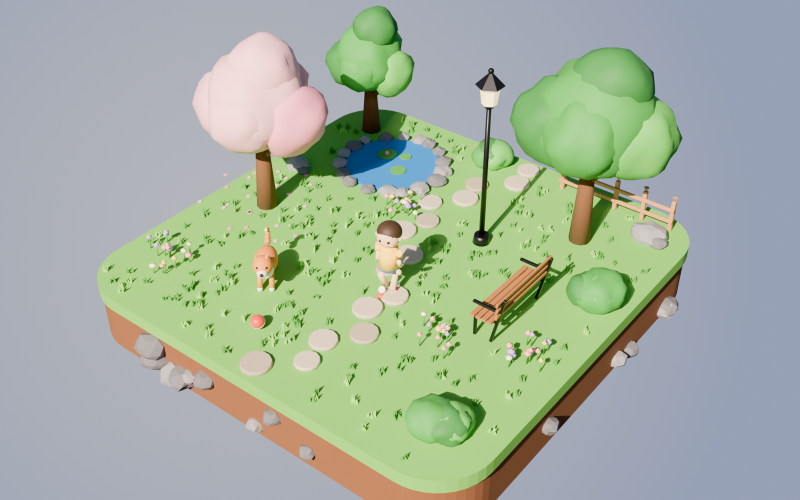
#> input picture assets/scenes/park.png, 1600 x 1000 px, found by its file name (shown at 1/2 size)
$ python build.py
#> lines starting #> are read from the running program, lines starting #| are printed output that depends on the picture
"""アプリのアイコン（1024x1024、透過なし）を、公園のシーンの画像から作る。

    blender --background --factory-startup --python scripts/app-icon/render_park.py   # 透過の公園を描く
    uv run --with pillow python3 scripts/app-icon/build.py

render_park.py が描いた scripts/app-icon/build/park.png（背景が透過。build/ は commit しない）を切り抜き、テーマの色（Theme.accentSoft → 白）の
グラデーションの上に置いて、ios/NG2622/Assets.xcassets/AppIcon.appiconset/AppIcon.png に書く。
App Store のアイコンは透過を許さないので RGB で保存する。角の丸めは iOS が行うので付けない。
"""

from pathlib import Path

from PIL import Image

ROOT = Path(__file__).resolve().parents[2]
SRC = ROOT / "scripts/app-icon/build/park.png"
OUT = ROOT / "ios/NG2622/Assets.xcassets/AppIcon.appiconset/AppIcon.png"

SIZE = 1024
# 上から下へのグラデーション（Theme.accentSoft の薄紫 → Theme.background に近い白）
TOP = (0xD9, 0xD9, 0xFA)
BOTTOM = (0xF7, 0xF7, 0xFB)
# 場面がアイコンの幅に占める割合（iOS の角丸で端が切れないよう余白を残す）
SCENE_WIDTH = 0.86


def gradient() -> Image.Image:
    img = Image.new("RGB", (SIZE, SIZE))
    px = img.load()
    for y in range(SIZE):
        t = y / (SIZE - 1)
        c = tuple(round(a + (b - a) * t) for a, b in zip(TOP, BOTTOM))
        for x in range(SIZE):
            px[x, y] = c
    return img


def main() -> None:
    scene = Image.open(SRC).convert("RGBA")
#> scene is the input picture: PIL image 1600x1000 RGBA; mean R, G, B, A 163.8, 176, 159.2, 255
    scene = scene.crop(scene.getchannel("A").getbbox())
    w = round(SIZE * SCENE_WIDTH)
    h = round(scene.height * w / scene.width)
#> h = 551
    scene = scene.resize((w, h), Image.LANCZOS)
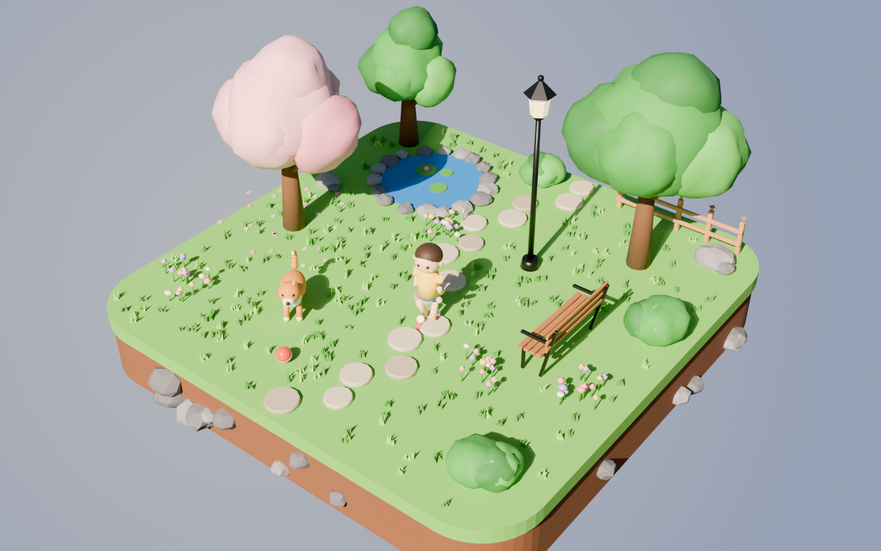
#> scene: PIL image 881x551 RGBA; mean R, G, B, A 163.8, 176, 159.2, 255

    icon = gradient()
#> in gradient, `img = Image.new("RGB", (SIZE, SIZE))`: img: PIL image 1024x1024 RGB; every value is 0
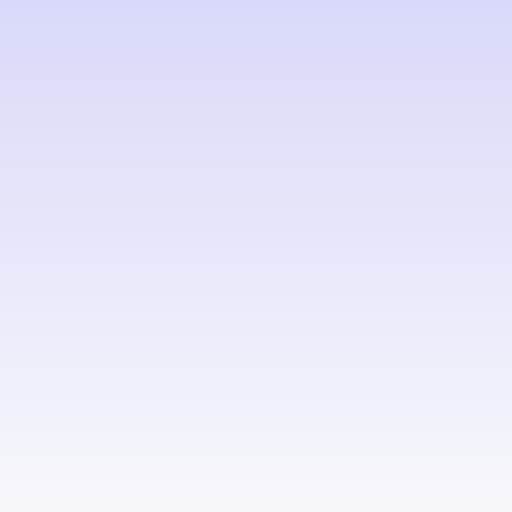
#> icon: PIL image 1024x1024 RGB (shown at 1/2 size); mean R, G, B 232, 232, 250.5
    # 見た目の重心が少し下がるので、わずかに上へ寄せる
    icon.paste(scene, ((SIZE - w) // 2, (SIZE - h) // 2 - SIZE // 40), scene)
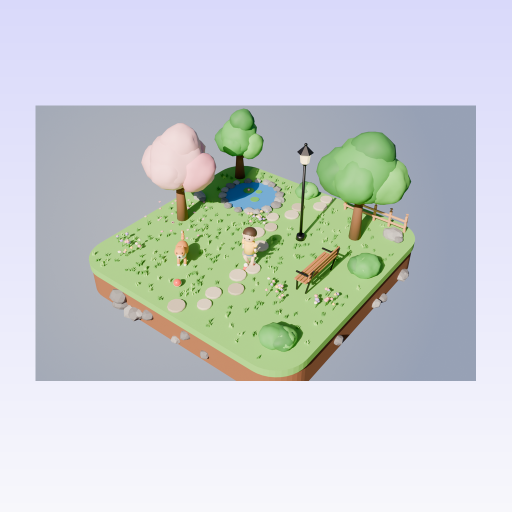
#> icon: PIL image 1024x1024 RGB (shown at 1/2 size); mean R, G, B 200.8, 206.4, 208.3
    OUT.parent.mkdir(parents=True, exist_ok=True)
    icon.save(OUT, "PNG")
    print(f"wrote {OUT.relative_to(ROOT)} ({SIZE}x{SIZE})")


if __name__ == "__main__":
    main()

$ run again, with assets/scenes/beach.png copied over assets/scenes/park.png
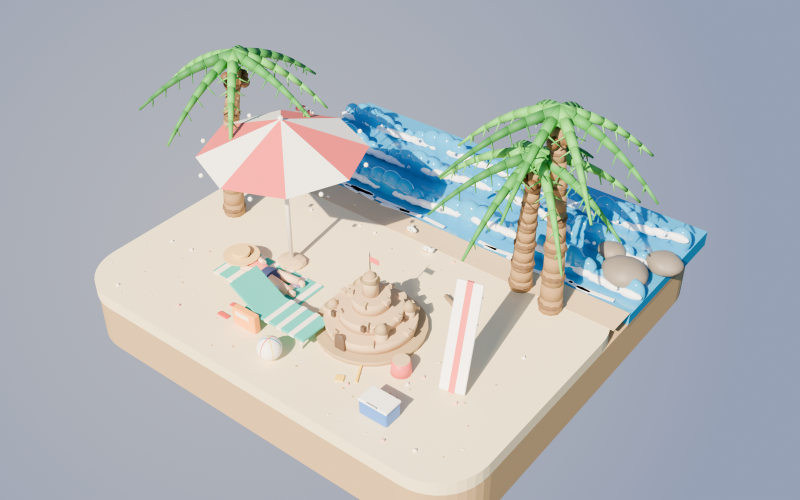
#> input picture assets/scenes/beach.png, 1600 x 1000 px, found by its file name (shown at 1/2 size)
#> in main, scene is the input picture: PIL image 1600x1000 RGBA; mean R, G, B, A 177.8, 181.6, 183.7, 255
#> in main, `scene = scene.resize((w, h), Image.LANCZOS)`:
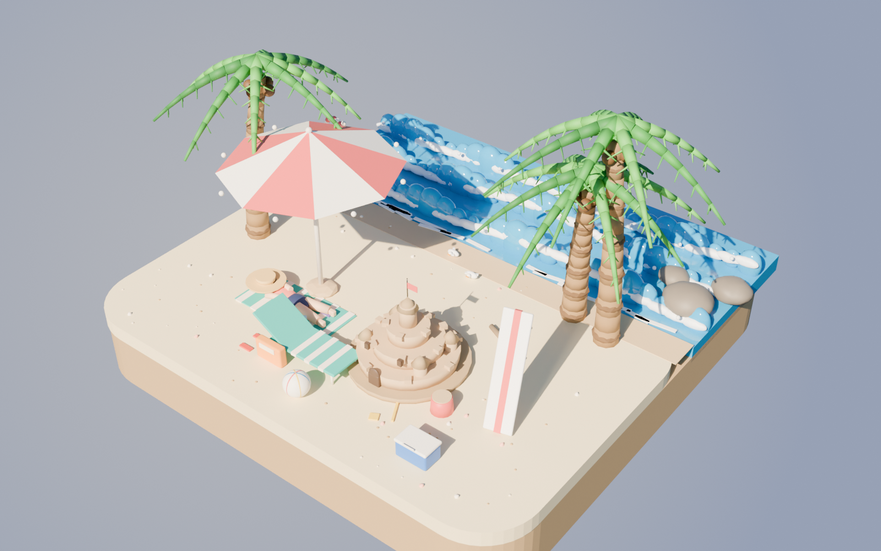
#> scene: PIL image 881x551 RGBA; mean R, G, B, A 177.8, 181.6, 183.7, 255
#> img: PIL image 1024x1024 RGB; every value is 0
#> in main, `icon.paste(scene, ((SIZE - w) // 2, (SIZE - h) // 2 - SIZE // 40), sce..`:
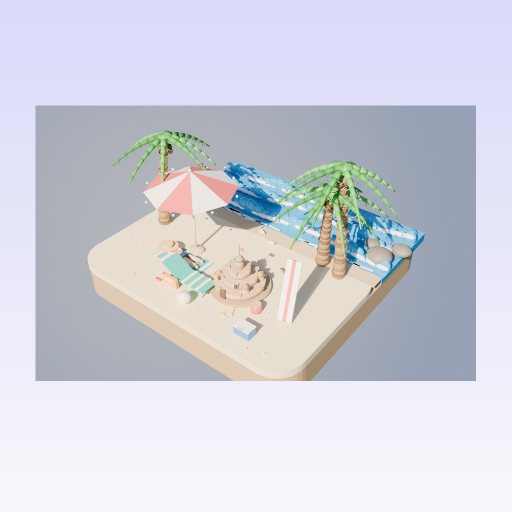
#> icon: PIL image 1024x1024 RGB (shown at 1/2 size); mean R, G, B 207.3, 209, 219.6

$ run again, with assets/scenes/cafe.png copied over assets/scenes/park.png
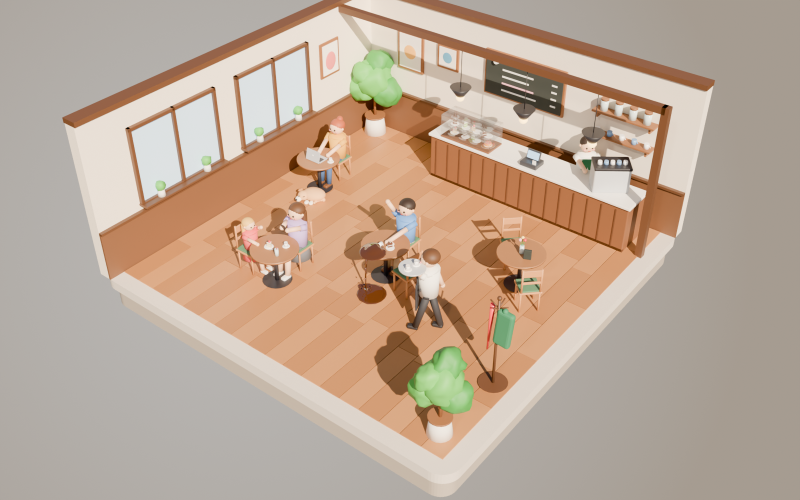
#> input picture assets/scenes/cafe.png, 1600 x 1000 px, found by its file name (shown at 1/2 size)
#> in main, scene is the input picture: PIL image 1600x1000 RGBA; mean R, G, B, A 187.2, 167.5, 150.5, 255
#> in main, `scene = scene.resize((w, h), Image.LANCZOS)`:
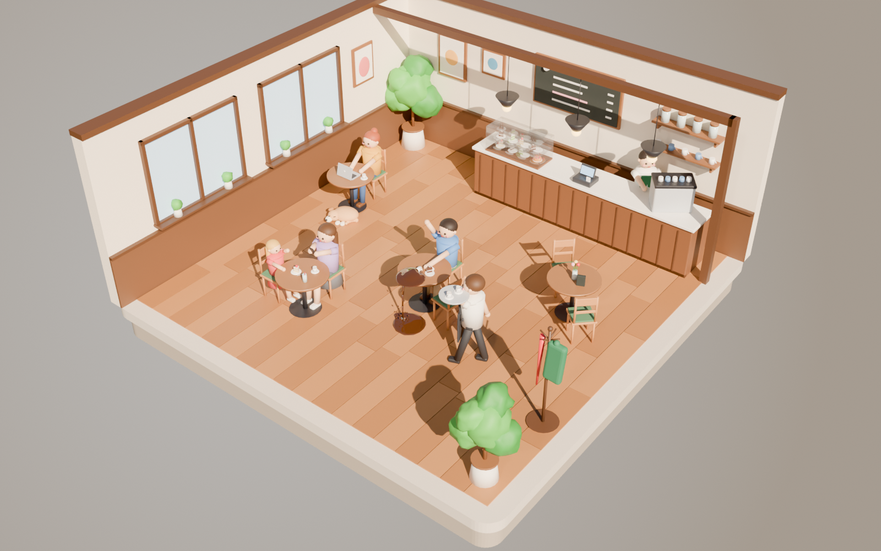
#> scene: PIL image 881x551 RGBA; mean R, G, B, A 187.2, 167.5, 150.5, 255
#> img: PIL image 1024x1024 RGB; every value is 0
#> in main, `icon.paste(scene, ((SIZE - w) // 2, (SIZE - h) // 2 - SIZE // 40), sce..`:
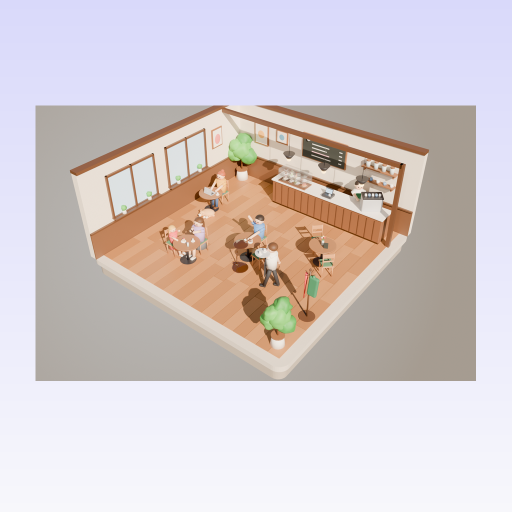
#> icon: PIL image 1024x1024 RGB (shown at 1/2 size); mean R, G, B 211.6, 202.5, 204.2
